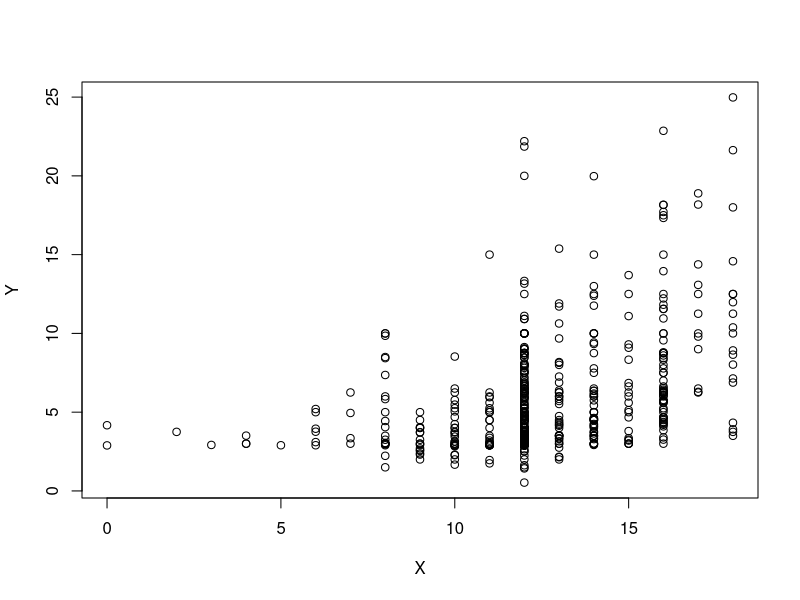
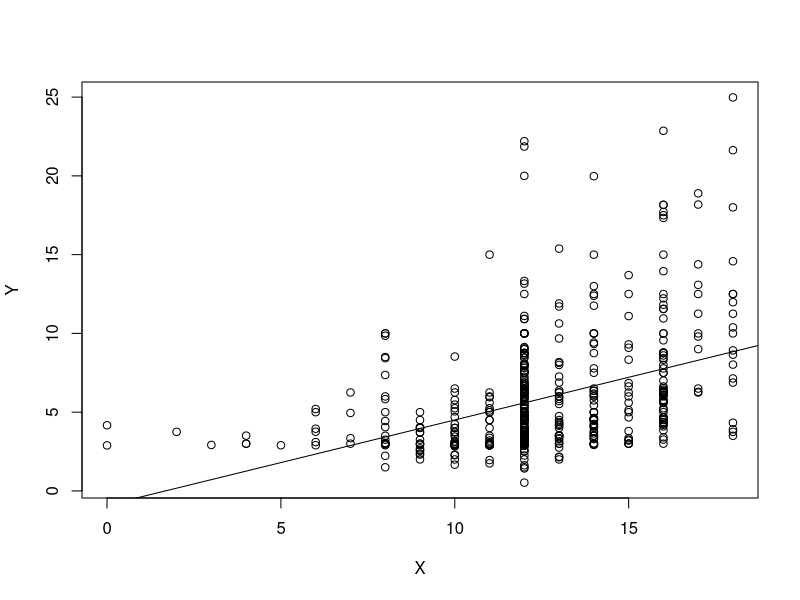

Generate these figures, in order, with R:
## ---- chunk 1
knitr::opts_chunk$set(echo = FALSE,warning = FALSE, message = FALSE)
## ---- chunk 2
library(dplyr)
## ---- chunk 3
tabla<-read.csv("wage1.csv")
## ---- chunk 4
mean(tabla$wage)
## ---- chunk 5
mean(tabla$educ)
## ---- chunk 6
max(tabla$wage)
min(tabla$wage)
max(tabla$educ)
min(tabla$educ)
## ---- chunk 7
tabla2 <- select(tabla,educ,wage)
tabla2<-rename(tabla2,X=educ,Y=wage)
tabla2<-mutate(tabla2,x=X-mean(X),y=Y-mean(Y),xy=x*y,x^2)
# beta <- colSums(tabla2["xy"], na.rm = TRUE)/(colSums(tabla2["x^2"], na.rm = TRUE))
beta<-sum(tabla2$xy)/sum(tabla2$x^2)
alfa <- mean(tabla2$Y)-beta*mean(tabla2$X)
tabla2<-mutate(tabla2,Ygorrito=alfa+beta*X,ygorrito=Ygorrito-mean(Ygorrito),ugorrito=Y-(alfa+beta*X),ugorrito^2)
tabla2
## ---- chunk 8
plot(Y~X, data=tabla2)
## ---- chunk 9
#Valores calculados en chunks superiores
alfa
beta
## ---- chunk 10
# plot(Y~X, data=tabla2)
modelo1<-lm(Y~X,data=tabla2)
summary(modelo1)
## ---- chunk 11
plot(Y~X,data=tabla2)
modelo1<-lm(Y~X,data=tabla2)
abline(modelo1)
## ---- chunk 12
# colSums(tabla2["ugorrito"], na.rm = TRUE)
sum(tabla2$ugorrito)
## ---- chunk 13
tabla2<-mutate(tabla2,xu=X*ugorrito)
# colSums(tabla2["xu"], na.rm = TRUE)
sum(tabla2$xu)
## ---- chunk 14
alfa+beta*10
## ---- chunk 15
alfa+beta*16
## ---- chunk 16
beta
## ---- chunk 17
beta*4
## ---- chunk 18
SCT=sum(tabla2$y^2)
SCT
## ---- chunk 19
SCE=sum(tabla2$ygorrito^2)
SCE
## ---- chunk 20
SCR=sum(tabla2$ugorrito^2)
SCR
## ---- chunk 21
SCT
SCE+SCR
## ---- chunk 22
SCE/SCT
## ---- chunk 23
sum(tabla2$x*tabla2$y)^2/(sum(tabla2$x^2)*sum(tabla2$y^2))
## ---- chunk 24
summary(modelo1)
## ---- chunk 25
# length(tabla2$Y)
sig2<-sum(tabla2$ugorrito^2)/(length(tabla2$Y)-2)
sig2
## ---- chunk 26
varB<-sig2/sum(tabla2$x^2)
varB
## ---- chunk 27
eeB<-sqrt(varB)
eeB
## ---- chunk 28
varA<-sig2*sum(tabla2$X^2)/(length(tabla2$Y)*sum(tabla2$x^2))
varA
## ---- chunk 29
eeA<-sqrt(varA)
eeA
## ---- chunk 30
summary(modelo1)
## ---- chunk 31
covar<--mean(tabla2$X*varB)
covar
